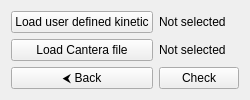
<?xml version="1.0" encoding="UTF-8"?>
<ui version="4.0">
    <class>UserDefinedKineticPage</class>
    <widget class="QWidget" name="UserDefinedKineticPage">
        <layout class="QGridLayout" name="gridLayout">
            <!-- Row 0 -->
            <item row="0" column="0">
                <widget class="QPushButton" name="udkButton">
                    <property name="text">
                        <string>Load user defined kinetic</string>
                    </property>
                    <property name="toolTip">
                        <string>Load Asali user defined kinetic file</string>
                    </property>
                </widget>
            </item>
            <item row="0" column="1">
                <widget class="QLabel" name="udkLabel">
                    <property name="text">
                        <string>Not selected</string>
                    </property>
                </widget>
            </item>


            <!-- Row 1 -->
            <item row="1" column="0">
                <widget class="QPushButton" name="canteraButton">
                    <property name="text">
                        <string>Load Cantera file</string>
                    </property>
                    <property name="toolTip">
                        <string>Load Cantera file to be used with the user defined kinetic</string>
                    </property>
                </widget>
            </item>
            <item row="1" column="1">
                <widget class="QLabel" name="canteraLabel">
                    <property name="text">
                        <string>Not selected</string>
                    </property>
                </widget>
            </item>


            <!-- Row 2 -->
            <item row="2" column="0">
                <widget class="QPushButton" name="backButton">
                    <property name="text">
                        <string>&#x2B9C; Back</string>
                    </property>
                    <property name="toolTip">
                        <string>Go back to chemistry input page</string>
                    </property>
                </widget>
            </item>
            <item row="2" column="1">
                <widget class="QPushButton" name="checkButton">
                    <property name="text">
                        <string>Check</string>
                    </property>
                    <property name="toolTip">
                        <string>Check Asali user defined kinetic file</string>
                    </property>
                </widget>
            </item>
        </layout>
    </widget>
</ui>
